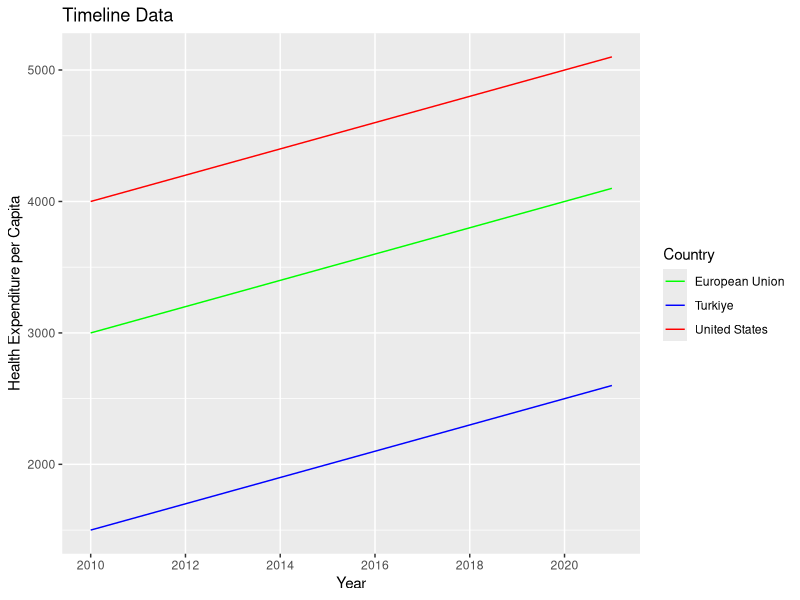

The R source for this figure:
# Load the required packages
library(ggplot2)
library(dplyr)

# Sample data
data <- data.frame(
  Year = c(2010:2021, 2010:2021, 2010:2021),
  Country = rep(c("United States", "Turkiye", "European Union"), each = 12),
  Health_Expenditure_Per_Capita = c(
    4000, 4100, 4200, 4300, 4400, 4500, 4600, 4700, 4800, 4900, 5000, 5100,
    1500, 1600, 1700, 1800, 1900, 2000, 2100, 2200, 2300, 2400, 2500, 2600,
    3000, 3100, 3200, 3300, 3400, 3500, 3600, 3700, 3800, 3900, 4000, 4100
  )
)

# Convert Year column to factor for better visualization
data$Year <- as.factor(data$Year)

# Create the timeline plot
plot <- ggplot(data, aes(x = Year, y = Health_Expenditure_Per_Capita, group = Country, color = Country)) +
  geom_line() +
  labs(x = "Year", y = "Health Expenditure per Capita", title = "Timeline Data") +
  scale_x_discrete(breaks = seq(2010, 2021, by = 2)) +
  scale_color_manual(values = c("United States" = "red", "Turkiye" = "blue", "European Union" = "green"))

# Display the plot
print(plot)
